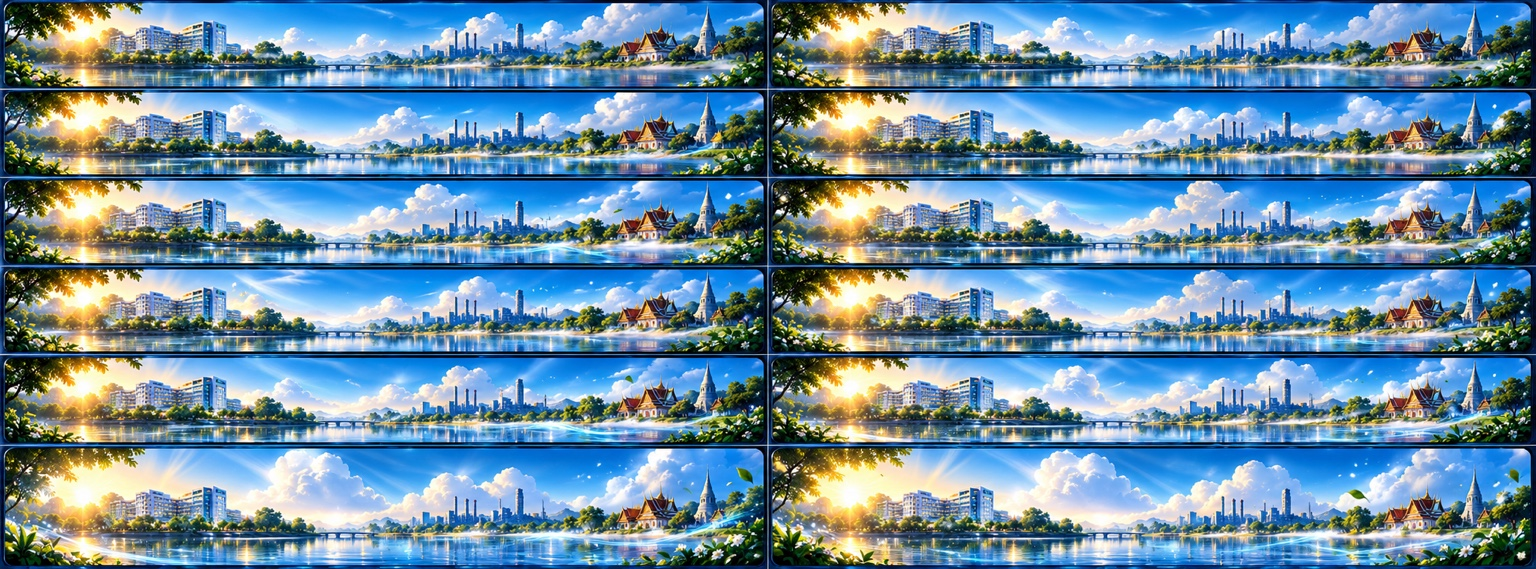
#> input picture assets/pm25-luxury/locked-scene-v3/originals/11D8EEE5-F7BA-433C-B47C-8226E57F61B6.jpeg, 1536 x 569 px, found by its file name
$ python build_pack.py
#> lines starting #> are read from the running program, lines starting #| are printed output that depends on the picture
#!/usr/bin/env python3
"""UTHIAY 432x40 PM2.5 cinematic scene, 5x16 frame loops and independent weather/nature effects.

Art-only, never imply actual PM2.5/weather observation. Source photographs are user-supplied generated storyboards.
The source grids contain 12/10/10/10/10 genuine image cells. The 16-frame animations are authored from one
locked camera background with continuous transparent overlays, not falsely counted original cells.
"""
from __future__ import annotations
from PIL import Image, ImageOps, ImageDraw, ImageFilter, ImageEnhance, ImageChops, ImageStat
import numpy as np
from pathlib import Path
import hashlib,json,math,random,os,sys

ROOT=Path(__file__).resolve().parent
ORIGINALS=ROOT/'originals';SOURCES=ROOT/'source_frames';MASTERS=ROOT/'master';EFFECTS=ROOT/'effects';ATLASES=ROOT/'atlases';LOOPS=ROOT/'loops'
TIER_ORDER=['blue','green','yellow','orange','red']
# Grid boundaries were independently measured from the actual black row separators in each JPEG.
CONFIG={
 'blue': {'filename':'11D8EEE5-F7BA-433C-B47C-8226E57F61B6.jpeg','bands':[0,93,182,271,356,450,569],'fog':.09,'sun':1.0,'dust':.18,'wind':1.,'cloud':.65,'smoke':.04,'birds':1.,'rgb':(49,207,255)},
 'green':{'filename':'B813DE0D-2580-4812-82D3-B56625221C3A.jpeg','bands':[0,94,185,276,371,512],'fog':.16,'sun':.87,'dust':.26,'wind':.85,'cloud':.74,'smoke':.13,'birds':.8,'rgb':(71,238,178)},
 'yellow':{'filename':'6E2935B0-DEE8-433E-A3A0-2F248755024E.jpeg','bands':[0,98,196,300,401,512],'fog':.4,'sun':.59,'dust':.48,'wind':.63,'cloud':.85,'smoke':.42,'birds':.53,'rgb':(250,208,104)},
 'orange':{'filename':'D28AAB6C-51CB-4CC9-9D20-FDA23E0CF092.jpeg','bands':[0,94,186,281,376,512],'fog':.73,'sun':.34,'dust':.78,'wind':.3,'cloud':.95,'smoke':.69,'birds':.12,'rgb':(244,136,83)},
 'red':{'filename':'EB284AA1-DC81-4739-956B-912142A5CFBC.jpeg','bands':[0,94,186,280,375,512],'fog':1.0,'sun':.13,'dust':1.,'wind':.08,'cloud':1.,'smoke':1.,'birds':0.,'rgb':(188,91,79)}
}
W,H=1296,120;N=16;FRAME_MS=100;COLS=4
FX=['sunshafts','clouds','fog','smoke','dust','airflow','leaves','birds','water_reflections']
EXCLUSIVE=['light_rain']

def sha(p:Path):return hashlib.sha256(p.read_bytes()).hexdigest()
def ensure():
 for d in (ORIGINALS,SOURCES,MASTERS,EFFECTS,ATLASES,LOOPS):d.mkdir(parents=True,exist_ok=True)

def crop_source(tier:str):
 conf=CONFIG[tier];source=Path('/mnt/data')/conf['filename']
 # For Mac, allow local staged originals to serve as the exact source.
 if not source.is_file():source=ORIGINALS/conf['filename']
 im=Image.open(source).convert('RGB')
 assert im.width==1536 and im.height==conf['bands'][-1],tier
 outoriginal=ORIGINALS/conf['filename']
 if not outoriginal.exists():outoriginal.write_bytes(source.read_bytes())
 assert sha(source)==sha(outoriginal)
 frames=[]
 # Exclude black separator strips, with 7px X margins and 4-6px Y margins.
 xbounds=((6,760),(777,1532))
 for row,(y0,y1) in enumerate(zip(conf['bands'][:-1],conf['bands'][1:])):
  for col,(x0,x1) in enumerate(xbounds):
   ytop=y0+(7 if row>0 else 4)
   ybottom=y1-7
   f=im.crop((x0,ytop,x1,ybottom))
   assert f.width>700 and f.height>65,(tier,row,col,f.size)
   d=SOURCES/tier;d.mkdir(exist_ok=True)
   path=d/f'original-cell-{len(frames)+1:02d}.webp'
   f.save(path,'WEBP',quality=88,method=3)
   frames.append({'path':str(path.relative_to(ROOT)),'originalGridRow':row,'originalGridColumn':col,'pixels':list(f.size),'sha256':sha(path)})
 # Lock all 16 output backgrounds to one cropped source image. Geometry never changes.
 rowstart,rowstop=conf['bands'][:2]
 first=im.crop((9,rowstart+7,758,rowstop-6))
 master=ImageOps.fit(first,(W,H),method=Image.Resampling.LANCZOS,centering=(.5,.52))
 # Keep panorama contrasts from source; do not tone-map sensor values.
 mpath=MASTERS/f'{tier}.webp';master.save(mpath,'WEBP',quality=88,method=3)
 return master,frames,{'path':str(mpath.relative_to(ROOT)),'sha256':sha(mpath),'pixels':[W,H]}

def transparent():return Image.new('RGBA',(W,H),(0,0,0,0))
def new_draw():
 im=transparent();return im,ImageDraw.Draw(im,'RGBA')
def c_alpha(color,a):return (color[0],color[1],color[2],max(0,min(255,int(a))))
def over(a,b):return Image.alpha_composite(a,b)
def fade(im,alpha):
 if alpha>=1:return im
 a=im.getchannel('A').point(lambda x:int(x*alpha));out=im.copy();out.putalpha(a);return out

def layer_sunshafts(tier,k):
 cfg=CONFIG[tier];intensity=cfg['sun']
 out=transparent();soft=transparent();d=ImageDraw.Draw(soft,'RGBA')
 phase=k*math.tau/N
 sx,sy=110,18
 for j in range(7):
  center=180+j*125+12*math.sin(phase+j*.34)
  target=center+30*math.sin(phase+.6*j)
  width=30+j*3
  d.polygon(((sx,sy),(target-width,117),(target+width,117)),fill=c_alpha((255,246,181),40*intensity*(.75+.25*math.sin(phase+j*.7))))
 soft=soft.filter(ImageFilter.GaussianBlur(10));out=over(out,soft)
 # scattered warm glints near the actual sun; they breathe, never strobe.
 bright=transparent();bd=ImageDraw.Draw(bright,'RGBA')
 for j in range(3):
  spread=12+j*15+3*math.sin(phase+j)
  bd.ellipse((sx-spread,sy-spread*.55,sx+spread,sy+spread*.55),fill=c_alpha((255,222,149),24*intensity))
 bright=bright.filter(ImageFilter.GaussianBlur(14));return over(out,bright)

# [201 lines left out: functions layer_clouds, layer_fog, layer_smoke, layer_dust, layer_airflow, leaf_polygon and 4 more, not called in this run]

FX_FUNC={name:globals()['layer_'+name] for name in FX+EXCLUSIVE}

def save_atlas(frames:list[Image.Image],file:Path,format='WEBP',quality=86):
 assert len(frames)==N
 atlas=Image.new('RGBA',(W*COLS,H*4),(0,0,0,0))
 for i,frame in enumerate(frames):atlas.alpha_composite(frame,((i%COLS)*W,(i//COLS)*H))
 atlas.save(file,format,quality=quality,method=2,lossless=False)
 return {'path':str(file.relative_to(ROOT)),'sha256':sha(file),'pixels':[W*COLS,H*4],'tilePixels':[W,H],'grid':[4,4],'frameCount':16,'bytes':file.stat().st_size}

# [8 lines left out: function write_preview, not called in this run]

def paint(tier,base):
 data={};layers={}
 for kind in FX:
  layers[kind]=[FX_FUNC[kind](tier,i) for i in range(N)]
  directory=EFFECTS/kind;directory.mkdir(exist_ok=True)
  data[kind]=save_atlas(layers[kind],directory/f'{tier}-16f.webp')
 # Weather-only rain overlay, stored separately and NEVER automatically triggered by PM band.
 rain=[layer_light_rain(tier,i) for i in range(N)]
 (EFFECTS/'light_rain').mkdir(exist_ok=True)
 data['light_rain']=save_atlas(rain,EFFECTS/'light_rain'/f'{tier}-weather-16f.webp')
 composites=[];rgba=base.convert('RGBA')
 for k in range(N):
  out=rgba.copy()
  # soft weather and nature composition; layer ordering intentionally fixed.
  for name in ('sunshafts','clouds','fog','smoke','water_reflections','airflow','dust','birds','leaves'):
   out=over(out,layers[name][k])
  composites.append(out.convert('RGB'))
 loop=write_preview(tier,composites)
 # Extract full-size frame 0 & frame 8 for objective visual checks.
 qa_dir=ROOT/'qa';qa_dir.mkdir(exist_ok=True)
 for idx in (0,8):composites[idx].save(qa_dir/f'{tier}-frame-{idx+1:02d}.webp','WEBP',quality=88,method=3)
 return data,loop,composites

def main():
 ensure()
 manifest={'schema':3,'kind':'UTH_LUXURY_PM25_ENVIRONMENT_ANIMATION','assetStatus':'REVIEW_ONLY_NOT_PRODUCTION',
 'repo':'aase7en/webapp-widget','sourceProvenance':'Five images explicitly supplied in ChatGPT conversation, 2026-10-27',
 'canvas':{'logicalWidth':432,'logicalHeight':40,'renderScale':3,'physicalFrameWidth':W,'physicalFrameHeight':H},
 'animation':{'framesPerTier':16,'frameMs':FRAME_MS,'fps':1000/FRAME_MS,'gridColumns':COLS,'gridRows':4,'loop':True},
 'important':['The user-supplied source contact sheets have 12 blue cells and 10 each of green/yellow/orange/red, NOT 16 original cells each.',
  'We preserve every original cell, then author exactly 16 animation frames using a single locked scene master and independent procedural transparent effects.',
  'Original fake grids cannot be treated as temporally coherent camera footage; no rigid background reframe, no changing horizon.',
  'All visual scenes are artistic illustrations, never measured PM2.5/precipitation levels; PM category and rain activation must use verified external data.',
  'Rain layer is disabled by default and only meant for verified Weather precipitation events, not tied to PM2.5 severity.',
  'Frames do not contain a clock, measured numbers, risk wording, or hospital-specific identifying text; DOM overlays should use verified data.'],
 'tiers':{}}
 contact=Image.new('RGB',(W,5*(H+18)),(5,13,26));draw=ImageDraw.Draw(contact)
#> after `contact = Image.new('RGB', (W, 5 * (H + 18)), (5, 13, 26))`:
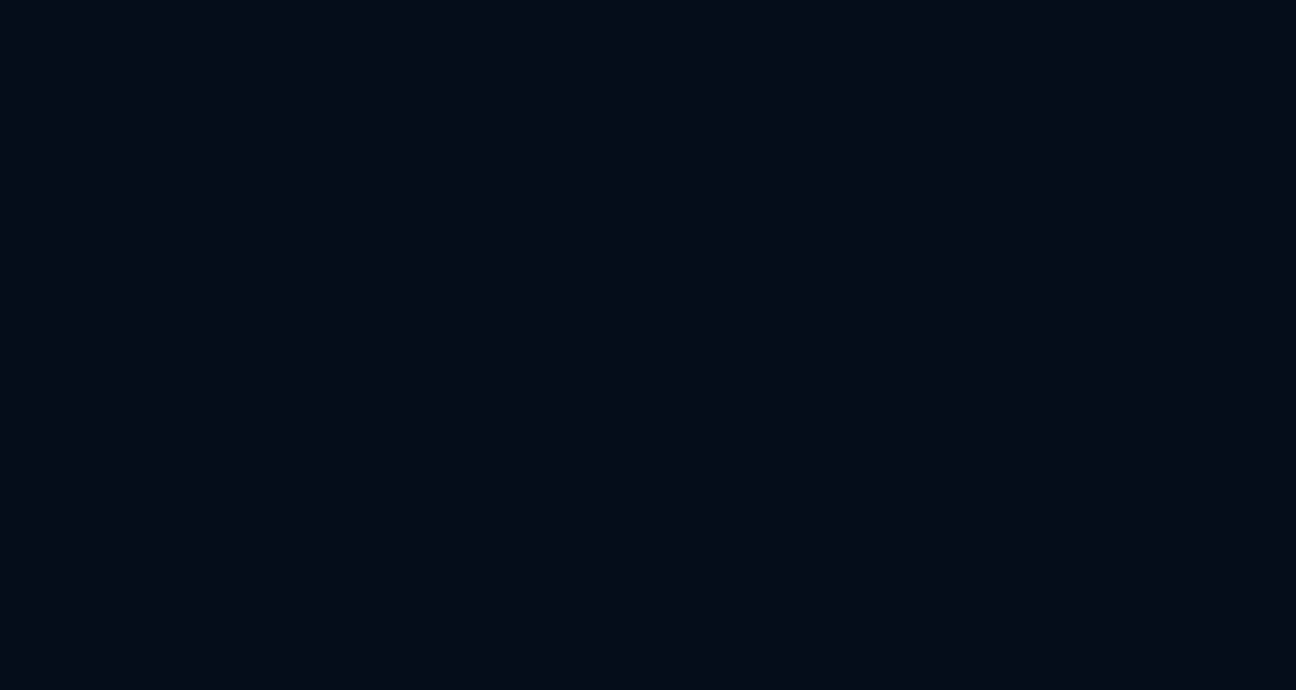
#> contact: PIL image 1296x690 RGB; mean R, G, B 5, 13, 26
 for j,tier in enumerate(TIER_ORDER):
  base,originals,meta=crop_source(tier)
#> in crop_source, im is the input picture: PIL image 1536x569 RGB; mean R, G, B 107.5, 142.1, 164.6
#> the loop in crop_source, `for row,(y0,y1) in enumerate(zip(conf['bands'][:-1],conf['bands'][1:])):` made 6 passes
#> pass 1, in crop_source, `f.save(path,'WEBP',quality=88,method=3)`:
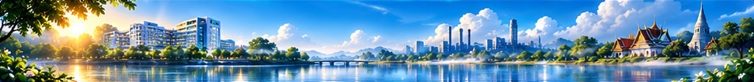
#> saved as original-cell-01.webp: PIL image 754x82 RGB; mean R, G, B 102.9, 143.9, 170
#> pass 1, in crop_source, `f.save(path,'WEBP',quality=88,method=3)`:
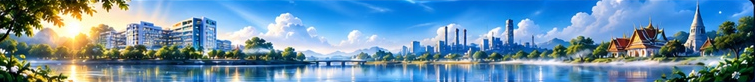
#> saved as original-cell-02.webp: PIL image 755x82 RGB; mean R, G, B 103.6, 142.6, 169.2
#> after the loop in crop_source, `for row,(y0,y1) in enumerate(zip(conf['bands'][:-1],conf['bands'][1:])):`:
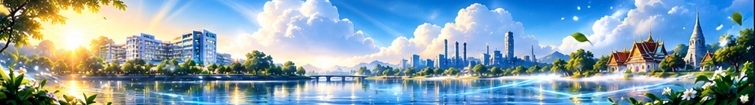
#> f: PIL image 755x105 RGB; mean R, G, B 133.7, 161.3, 175.3
#> after the loop in crop_source, `for row,(y0,y1) in enumerate(zip(conf['bands'][:-1],conf['bands'][1:])):`: frames = 12 items
#> in crop_source, `first=im.crop((9,rowstart+7,758,rowstop-6))`:
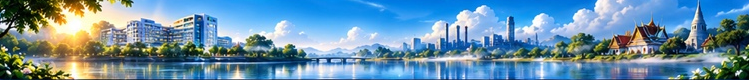
#> first: PIL image 749x80 RGB; mean R, G, B 104.8, 144, 168.9
#> in crop_source, `master=ImageOps.fit(first,(W,H),method=Image.Resampling.LANCZOS,center..`:
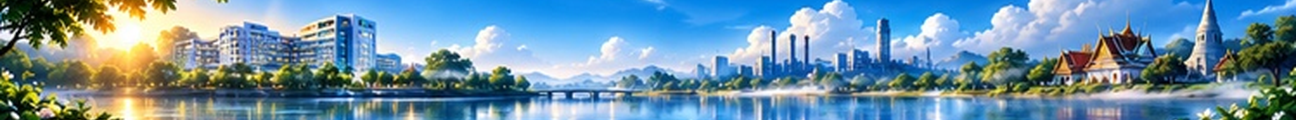
#> master: PIL image 1296x120 RGB; mean R, G, B 110.8, 146.2, 167.5
#> originals = 12 items; meta = 3 items
  layers,loop,composites=paint(tier,base)
#> the loop in paint, `for kind in FX:` made 1 pass
#> pass 1, in layer_sunshafts, `soft = soft.filter(ImageFilter.GaussianBlur(10))`:
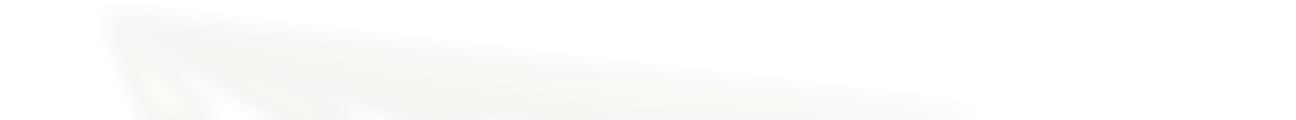
#> soft: PIL image 1296x120 RGBA; mean R, G, B, A 44, 42.5, 31.3, 5.4; transparent parts drawn white
#> after the loop in paint, `for kind in FX:`: data = 0 items; layers = 1 item
  manifest['tiers'][tier]={'sourceFile':CONFIG[tier]['filename'],'originalSHA256':sha(ORIGINALS/CONFIG[tier]['filename']),
      'sourceFrameCount':len(originals),'sourceOriginalCells':originals,'master':meta,'effects':layers,'loop':loop,
      'riskArtParameters':{k:CONFIG[tier][k] for k in ('sun','dust','fog','smoke','wind','cloud','birds')}}
  draw.text((10,j*(H+18)+4),tier.upper()+' — locked-scene 16f illustrative PM tier',fill='white')
  contact.paste(composites[0],(0,j*(H+18)+18))
  print('COMPLETE',tier,'source',len(originals),'AUTHORED',loop['frameCount'],'effects',len(layers),'preview bytes',loop['bytes'],flush=True)
 contact_path=ROOT/'review-contact.webp';contact.save(contact_path,'WEBP',quality=86,method=3)
 manifest['contactSheet']={'path':str(contact_path.relative_to(ROOT)),'sha256':sha(contact_path)}
 (ROOT/'manifest.json').write_text(json.dumps(manifest,ensure_ascii=False,indent=2)+'\n')
 print('PACKAGE_READY',ROOT,'sizeMB',round(sum(f.stat().st_size for f in ROOT.rglob('*') if f.is_file())/1e6,2),flush=True)
#> (the run stopped early here; a loop or call above may not have finished)
